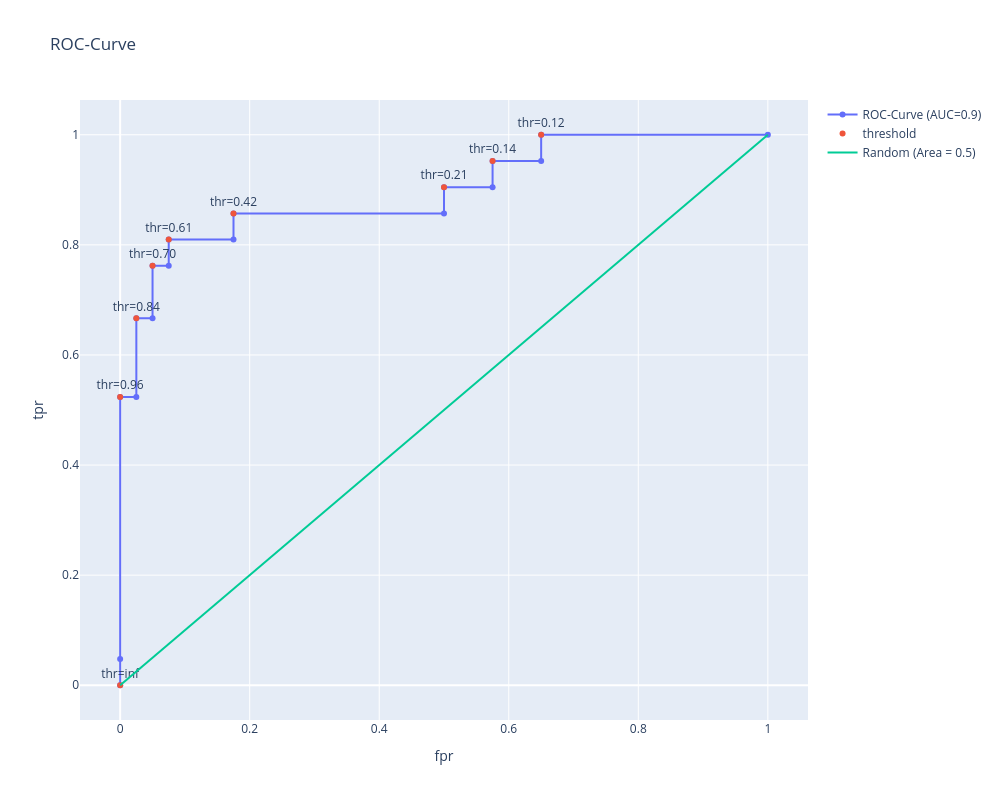

The code cell stored with this chart in its notebook:
### Code cell
#ROC curve
trace0=go.Scatter(x=fpr, y=tpr,name='ROC-Curve (AUC={})'.format(np.round(auc,2)))

#labels on ROC curve
n=2
indices=np.arange(len(threshold))%n==0
trace1=go.Scatter(x=fpr[indices], y=tpr[indices], mode='markers+text', name='threshold', text=[f"thr={thr:.2f}" for thr in threshold[indices]], textposition='top center')

#Straigh line
trace2=go.Scatter(x=[0, 1], y=[0,1], mode='lines',name='Random (Area = 0.5)')


layout=go.Layout(title='ROC-Curve', xaxis=dict(title='fpr'), yaxis=dict(title='tpr'), width=1000, height=800)

data=[trace0, trace1, trace2]

go.Figure(data=data, layout=layout)

### Figure 1 — Plotly figure (JSON) as saved in the notebook; plotly's stock layout.template omitted (floating-point values rounded to 4 significant figures)
{"data": [{"name": "ROC-Curve (AUC=0.9)", "type": "scatter", "x": [0, 0, 0, 0.025, 0.025, 0.05, 0.05, 0.075, 0.075, 0.175, 0.175, 0.5, 0.5, 0.575, 0.575, 0.65, 0.65, 1], "y": [0, 0.04762, 0.5238, 0.5238, 0.6667, 0.6667, 0.7619, 0.7619, 0.8095, 0.8095, 0.8571, 0.8571, 0.9048, 0.9048, 0.9524, 0.9524, 1, 1]}, {"mode": "markers+text", "name": "threshold", "text": ["thr=inf", "thr=0.96", "thr=0.84", "thr=0.70", "thr=0.61", "thr=0.42", "thr=0.21", "thr=0.14", "thr=0.12"], "textposition": "top center", "type": "scatter", "x": [0, 0, 0.025, 0.05, 0.075, 0.175, 0.5, 0.575, 0.65], "y": [0, 0.5238, 0.6667, 0.7619, 0.8095, 0.8571, 0.9048, 0.9524, 1]}, {"mode": "lines", "name": "Random (Area = 0.5)", "type": "scatter", "x": [0, 1], "y": [0, 1]}], "layout": {"height": 800, "title": {"text": "ROC-Curve"}, "width": 1000, "xaxis": {"title": {"text": "fpr"}}, "yaxis": {"title": {"text": "tpr"}}}}
